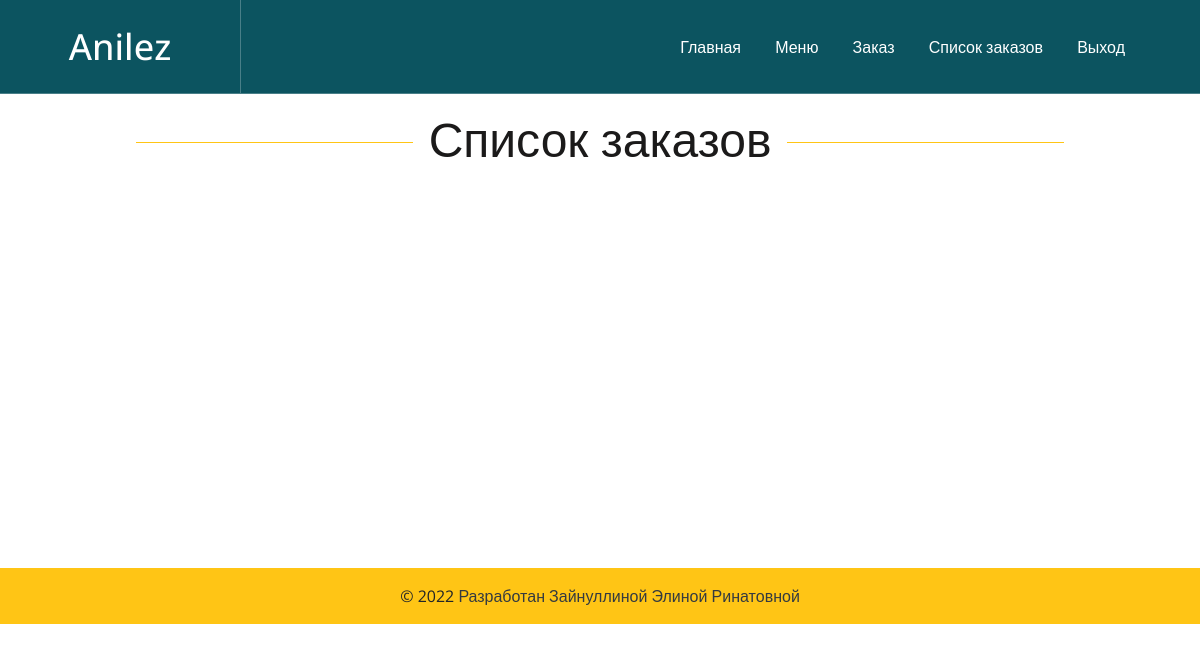
Before: /waiter/ (signed in) with the older database file.
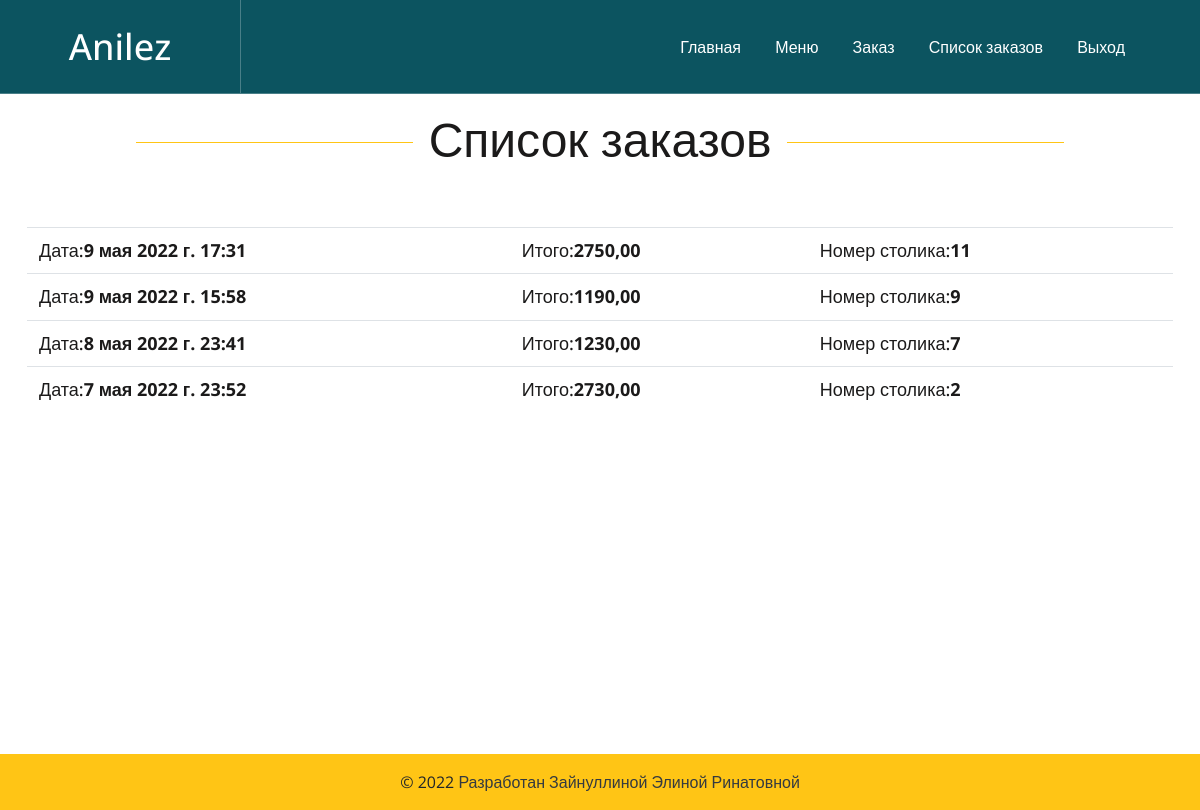
After: the same page with the newer database file.
### order_list/models.py (models this page shows, shortened)
class Order(models.Model):
    customer=models.ForeignKey(User, on_delete=models.SET_NULL,blank=True,null=True,verbose_name="Официант")
    date_order=models.DateTimeField(auto_now=True,verbose_name="Дата заказа")
    complete=models.BooleanField(default=False,null=True,blank=False)
    table=models.IntegerField(default=0,verbose_name="Номер столика")
    total_price=models.DecimalField(default=0,max_digits=10,decimal_places=2)
    class Meta:
        verbose_name = "Заказ"
        verbose_name_plural = "Заказы"
        ordering = ['-date_order']

### order_list/views.py (the view)
# urls.py: path('waiter/', views.waiter, name='waiter'),
def waiter(request):
    if request.user.is_authenticated:
        order = Order.objects.filter(complete=True,customer=request.user)
    else:
        order={'get_cart_total':0, 'get_cart_items':0}
    context={'order':order}
    return render(request, 'waiter.html', context)

### templates/waiter.html (shortened to what this page needs)
<!DOCTYPE html>
{% load static %}
<html lang="ru">
<head>
	<link rel="stylesheet" href="{% static 'css/bootstrap.min.css' %}"/>
	<link rel="stylesheet" href="{% static 'css/style.css' %}"/>
</head>
<body>
	<header class="header-section" style="background: #0c5460;">
		<div class="header-warp">
			<div class="site-logo">
				<h2>Anilez</h2>
			</div>
			<ul class="main-menu">
				<li><a href="{% url 'index' %}">Главная</a></li>
				<li><a href="{% url 'menuwaiter' %}">Меню</a></li>
				<li><a href="{% url 'order' %}">Заказ</a></li>
				<li><a href="{% url 'waiter' %}">Список заказов</a></li>
				{% if request.user.is_authenticated %}
				<li><a href="{% url 'logout' %}">Выход</a></li>
				{% endif %}
			</ul>
		</div>
	</header>
{% block content %}
<section class="spad">
		<div class="container">
            <div class="section-title">
                <h2>Список заказов</h2>
            </div>
			<br>
			<table class="table">
				{% for item in order %}
				<tr>
					<td><h5>Дата:<strong>{{item.date_order}}</strong></h5></td>
					<td><h5>Итого:<strong>{{item.total_price|floatformat:2}}</strong></h5></td>
					<td><h5>Номер столика:<strong>{{item.table}}</strong></h5></td>
				</tr>
				{% endfor %}
			</table>
			</div>
</section>
{% endblock content %}
	<footer class="bg-light text-center text-lg-start">
		<div class="text-center p-3" style="background-color: #ffc515 ;position: relative; margin-top: 210px;">
			© 2022
			<a class="text-dark">Разработан Зайнуллиной Элиной Ринатовной</a>
		</div>
	</footer>
    </body>
</html>

Changed rows visible on the page:
added Order: date_order "9 мая 2022 г. 17:31", total_price "2750,00", table "11"
added Order: date_order "9 мая 2022 г. 15:58", total_price "1190,00", table "9"
added Order: date_order "8 мая 2022 г. 23:41", total_price "1230,00", table "7"
now on this page (row edited): Order: date_order "7 мая 2022 г. 23:52", total_price "2730,00", table "2"
